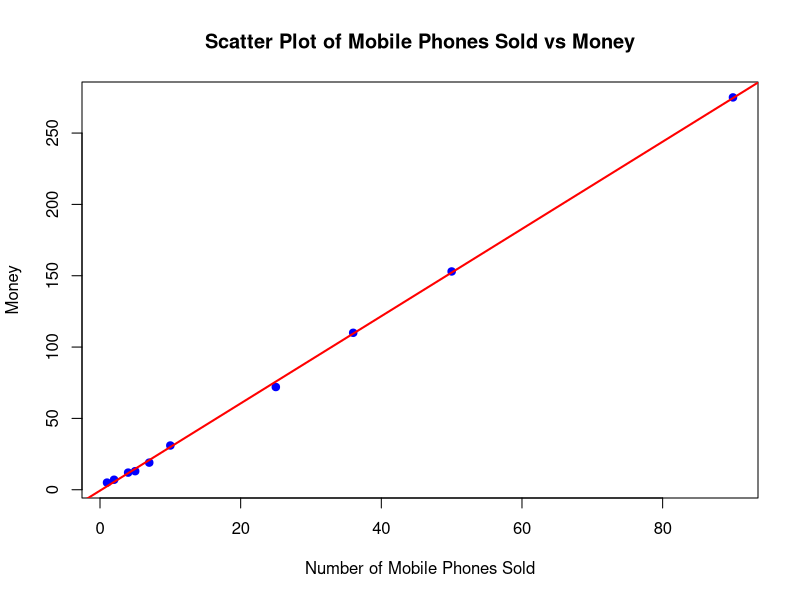

Write the R code that produced this figure.
x <- c(4, 1, 5, 7, 10, 2, 50, 25, 90, 36)
y <- c(12, 5, 13, 19, 31, 7, 153, 72, 275, 110)

plot(x, y, main = "Scatter Plot of Mobile Phones Sold vs Money",
     xlab = "Number of Mobile Phones Sold",
     ylab = "Money",
     pch = 19, col = "blue")

abline(lm(y ~ x), col = "red", lwd = 2)
